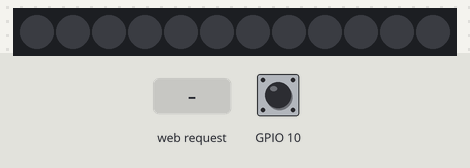
Bench run of a sketch on a simulated ESP32. Shown: 12 RGB LEDs in strip order, left to right. The inputs (shaded band) are chosen by the test bench; at power-on: GPIO 10 LOW. Dim RGB values are drawn brighter than linear; WiFi joins after 1.5 s; servers stay silent unless stated; random numbers use the default seed unless the sketch sets one; what the sketch prints to the serial monitor is not drawn.

Above: at 3.2 s.
3.3 s: GPIO 10 driven HIGH
At 4.4 s:
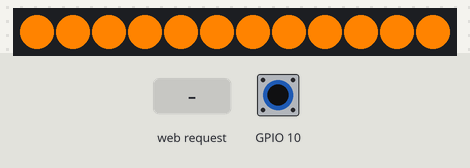
4.9 s: HTTP request GET /setColor?red=1&green=1&blue=1 received
At 5.4 s:
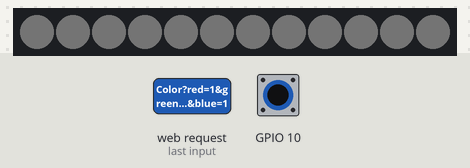
6.4 s: HTTP request GET /setColor?red=120&green=120&blue=120 received
At 7.0 s:
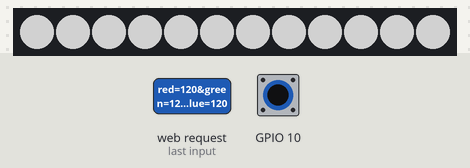
7.9 s: GPIO 10 pulsed LOW 5 times (0.12 s each, 0.3 s apart)
At 9.02 s:
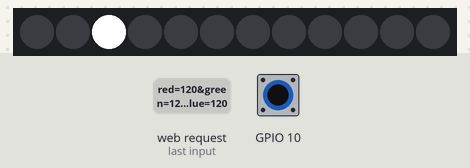
10.9 s: HTTP request GET /setColor received
12.4 s: GPIO 10 pulsed LOW 2 times (0.12 s each, 0.3 s apart)
At 12.87 s:
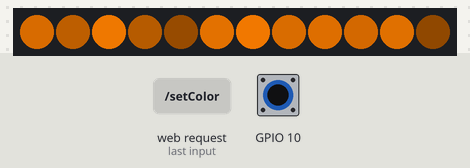

Measured:
- after the input at 3.3 s, the LEDs: first change at once (image 1 shows a later state)
- after the input at 6.4 s, the LEDs: change at once (image 3)
- after the input at 7.9 s, the LEDs: first change after 0.12 s (image 4 shows a later state)
- after the input at 10.9 s, every drawn part: stays the same
- after the input at 12.4 s, the LEDs: first change after 0.12 s (image 5 shows a later state)

The sketch:

3_web_control.ino
```cpp
#include <WiFi.h>
#include <WebServer.h>
#include <Adafruit_NeoPixel.h>

#define PIN 6 // Пин для подключения светодиодов
#define NUMPIXELS 12 // Количество светодиодов
int type = 0;
Adafruit_NeoPixel pixels(NUMPIXELS, PIN, NEO_GRB + NEO_KHZ800);
WebServer server(80);

// Замените на свои данные Wi-Fi
const char* ssid = "*********"; // Введите ваш SSID
const char* password = "*********"; // Введите ваш пароль

// HTML страница
const char* htmlPage = R"rawliteral(
<!DOCTYPE html>
<html lang='ru-RU'>
<head>
  <meta charset='UTF-8'/>
  <title>ESP32 Color Control</title>
  <style>
    body { text-align: center; }
    input[type=range] { width: 300px; }
  </style>
</head>
<body>
  <h1>Управление цветом светодиода</h1>

  <h2>Ручной режим</h2>
  <label>Красный: <input type="range" id="red" min="0" max="255" value="0" onchange="updateColor()"></label><br>
  <label>Зеленый: <input type="range" id="green" min="0" max="255" value="0" onchange="updateColor()"></label><br>
  <label>Синий: <input type="range" id="blue" min="0" max="255" value="0" onchange="updateColor()"></label><br>

  <h2>Автоматический режим</h2>
  <label>
    <input type="radio" name="mode" value="rainbow" onchange="setMode()"> Радужная смена цвета
  </label><br>
  <label>
    <input type="radio" name="mode" value="fire" onchange="setMode()"> Имитация огня
  </label><br>
  <label>
    <input type="radio" name="mode" value="running" onchange="setMode()"> Бегущий огонек
  </label><br>

  <script>
    function updateColor() {
      var red = document.getElementById("red").value;
      var green = document.getElementById("green").value;
      var blue = document.getElementById("blue").value;
      var xhr = new XMLHttpRequest();
      xhr.open("GET", "/setColor?red=" + red + "&green=" + green + "&blue=" + blue, true);
      xhr.send();
    }

    function setMode() {
      var mode = document.querySelector('input[name="mode"]:checked').value;
      var xhr = new XMLHttpRequest();
      xhr.open("GET", "/setMode?mode=" + mode, true);
      xhr.send();
    }
  </script>
</body>
</html>
)rawliteral";
void isr(){
  type++;
  if(type > 3) type = 0;
}
void setup() {
  Serial.begin(115200);
  pixels.begin();
  attachInterrupt(10, isr, RISING);
  // Подключаемся к WiFi
  WiFi.begin(ssid, password);
  while (WiFi.status() != WL_CONNECTED) {
    delay(1000);
    Serial.println("Подключение к WiFi...");
  }

  Serial.println("Подключено к WiFi!");
  Serial.print("IP адрес: ");
  Serial.println(WiFi.localIP());

  // Обработка запросов
  server.on("/", []() {
    server.send(200, "text/html", htmlPage);
  });

  server.on("/setColor", []() {
    type = 0;
    if (server.hasArg("red") && server.hasArg("green") && server.hasArg("blue")) {
      int red = server.arg("red").toInt();
      int green = server.arg("green").toInt();
      int blue = server.arg("blue").toInt();
      for(int i = 0; i < NUMPIXELS; i++) {
        pixels.setPixelColor(i, pixels.Color(red, green, blue));
      }
      pixels.show();
      server.send(200, "text/plain", "Цвет установлен!");
    } else {
      server.send(400, "text/plain", "Неверный запрос");
    }
  });

  server.on("/setMode", []() {
    if (server.hasArg("mode")) {
      String mode = server.arg("mode");
      if (mode == "rainbow") {
        type = 1;
      } else if (mode == "fire") {
        type = 2;
      } else if (mode == "running") {
        type = 3;
      }
      server.send(200, "text/plain", "Режим установлен!");
    } else {
      server.send(400, "text/plain", "Неверный запрос");
    }
  });

  server.begin(); // Запуск сервера
}

void loop() {
  server.handleClient(); // Обработка входящих запросов
  // Здесь можно добавить вызовы функций для автоматических режимов
  if (type == 1) startRainbow();
  if (type == 2) startFire();
  if (type == 3) startRunningLights();
}

// Функция для радужной смены цвета
void startRainbow() {
  static int hue = 0;
  hue += 1; // Увеличиваем оттенок
  for (int i = 0; i < NUMPIXELS; i++) {
    pixels.setPixelColor(i, pixels.ColorHSV(hue * 256)); // Устанавливаем цвет по оттенку
  }
  pixels.show();
  delay(50); // Задержка для плавности
}

// Функция для имитации огня
void startFire() {
  for (int i = 0; i < NUMPIXELS; i++) {
    int flicker = random(0, 255);
    pixels.setPixelColor(i, pixels.Color(flicker, flicker / 2, 0)); // Цвет огня
  }
  pixels.show();
  delay(100); // Задержка для эффекта
}

// Функция для бегущего огонька
void startRunningLights() {
  static int pos = 0;
  pixels.clear(); // Очищаем предыдущие цвета
  pixels.setPixelColor(pos, pixels.Color(255, 255, 255)); // Устанавливаем белый цвет
  pixels.show();
  pos = (pos + 1) % NUMPIXELS; // Двигаем позицию
  delay(100); // Задержка для эффекта
}
```
